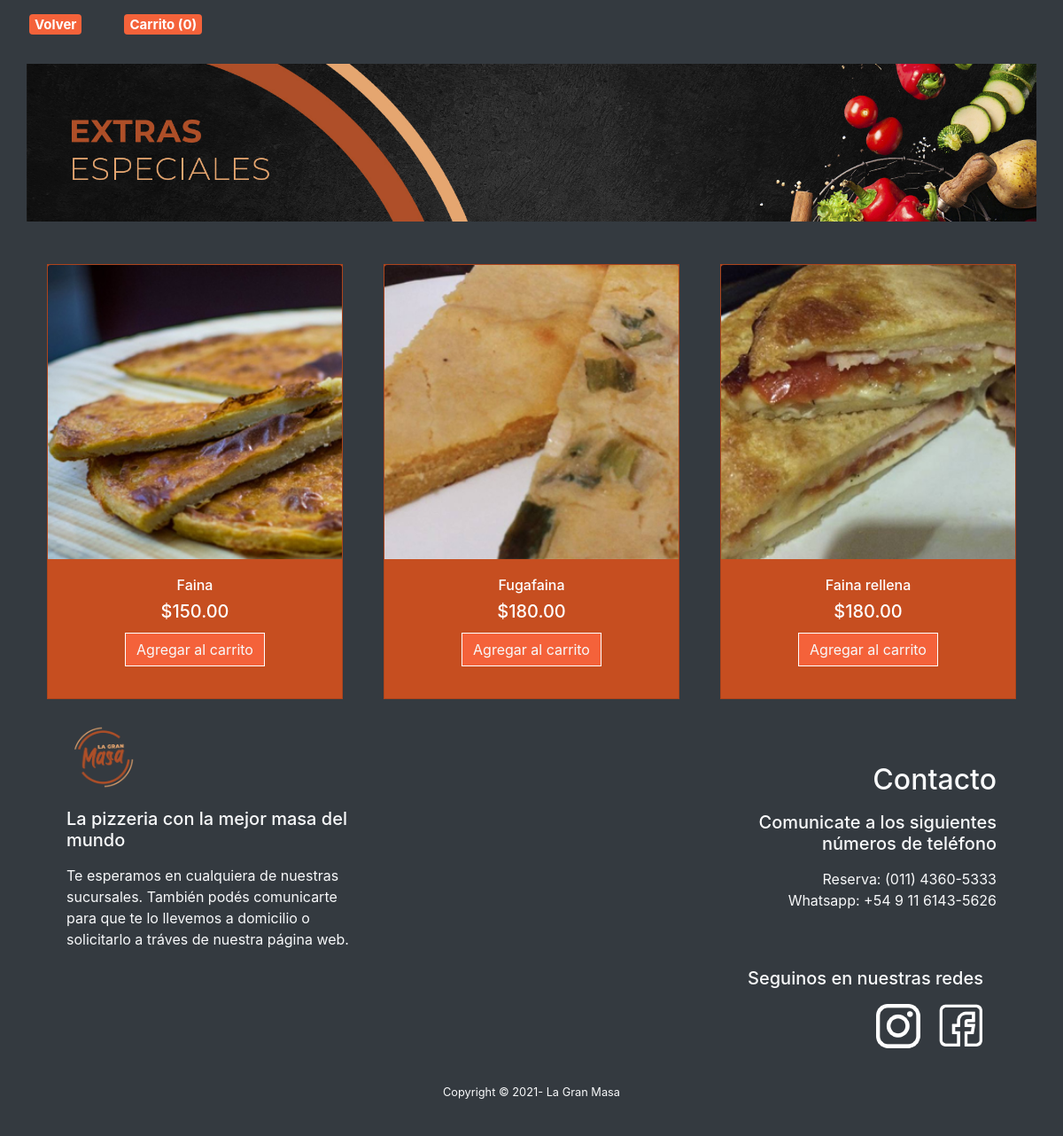
/extras.php, run on the app's committed database.
### tables this page shows
CREATE TABLE `extras` (
  `ID` int(11) NOT NULL,
  `Nombre` varchar(255) NOT NULL,
  `Precio` decimal(20,2) NOT NULL,
  `Descripcion` text NOT NULL,
  `Imagen` varchar(255) NOT NULL
);

### extras.php (the view, shortened to what this page needs)
<?php
include_once 'global/conexion.php';
?>
<link rel="stylesheet" href="https://stackpath.bootstrapcdn.com/bootstrap/4.1.0/css/bootstrap.min.css">
<link href="css/styles.css" rel="stylesheet" />
<body style="overflow-x:hidden ">
<div class="row bg-dark">
<h5><a class="badge btn-primary mt-3 ml-5 " href="menu.php" role="button">Volver</a></h5>
<h5><a class="badge btn-primary mt-3 ml-5 " href="mostrarcarrito.php" role="button">Carrito (<?php
     echo(empty($_SESSION['CARRITO']))?0:count($_SESSION['CARRITO']);
?>)</a></h5>
<br/>
<br/>
<div class="container">
    <br>
    <div class="row">
    <?php
      $sentencia=$pdo->prepare("SELECT * FROM `extras`");
      $sentencia -> execute();
      $listaProductos=$sentencia->fetchAll(PDO::FETCH_ASSOC);
    ?>
    <img class="img-fluid" src="assets/img/portfolio/menu/extras.jpg" alt="Extras">
    <?php foreach($listaProductos as $producto){?>
        <div class="col-4">
        <div class="card bg-primary text-center mt-5 mx-2 rounded-0">
                <img class="card-img-top" src="<?php echo $producto['Imagen'];?>" alt="<?php echo $producto['Nombre'];?>" title="<?php echo $producto['Nombre'];?>">
                <div class="card-body text-white">
                    <span><h6><?php echo $producto['Nombre'];?></h6></span>
                    <h5 class="card-title text-">$<?php echo $producto['Precio'];?></h5>
                <form action="" method="post">
                <button class="btn btn-primary text-light btn-outline-dark border-white rounded-0" type="submit" name="btnAccion" value="Agregar">Agregar al carrito</button>
                </form>
                </div>
            </div>
        </div>
    <?php } ?>
    </div>
<div class="col-12">
<?php include("footer.php"); ?>

### data on the page
extras: Imagen (picture), Nombre "Faina", Precio "150.00"
extras: Imagen (picture), Nombre "Fugafaina", Precio "180.00"
extras: Imagen (picture), Nombre "Faina rellena", Precio "180.00"
